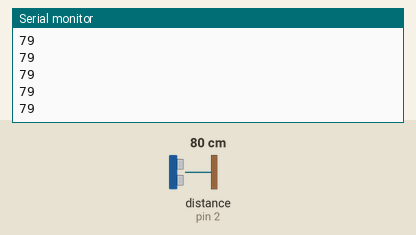
Bench run of a sketch on a simulated Arduino Uno, built with avr-gcc and run on an emulated ATmega328P. On the bench: the last lines printed to the serial monitor. Wiring (inferred from the names in the program): ultrasonic range finder: trigger pin 4; echo pin 2. The inputs (shaded band) are chosen by the test bench; at power-on: distance to the obstacle (sensor on pin 2) 80 cm. The echo pulse lasts 58.3 µs per cm.

Above: at 1.2 s.
1.3 s: distance to the obstacle (sensor on pin 2) set to 2 cm
At 2.3 s:
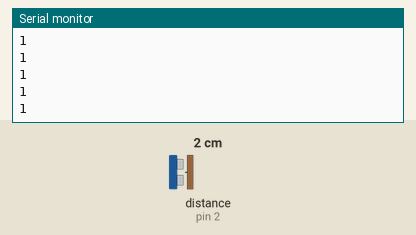
2.8 s: distance to the obstacle (sensor on pin 2) set to 4 cm
At 3.3 s:
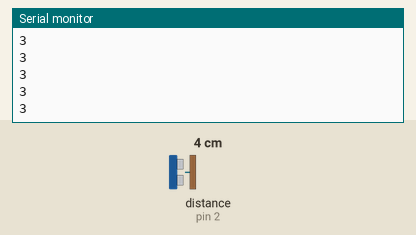
Timing chart, 0 to 5.8 s (numbered marks = the images above; inputs shaded):
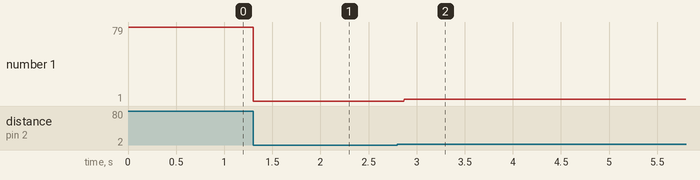

Measured:
- after the input at 1.3 s, the serial monitor: prints a new line at once (image 1)
- after the input at 2.8 s, the serial monitor: prints a new line after 0.07 s (image 2)
- plotted number 1: 79 → 1 after the input at 1.3 s, 1 → 3 after the input at 2.8 s

The sketch:

ultranolib.ino
```cpp
int trig=4;
int echo=2;
unsigned long t1=0,t2=0,t;
int d;

void setup() {
  // put your setup code here, to run once:

pinMode(trig,OUTPUT);
pinMode(echo,INPUT);
Serial.begin(9600);

}

void loop() {
  // put your main code here, to run repeatedly:


digitalWrite(trig,HIGH);
delayMicroseconds(10);
digitalWrite(trig,LOW);//clear
//delayMicroseconds(5);
while(digitalRead(echo)==LOW);
//wait till echo is high
t1=micros();
while(digitalRead(echo)==HIGH);
//wait till echo is low
t2=micros();
t=t2-t1;
d=t/2*0.034;

Serial.println(d);
//Serial.print("time1:");
//Serial.println(t1);
//Serial.print("time2:");
//Serial.println(t2);
//Serial.println("next");


}
```
